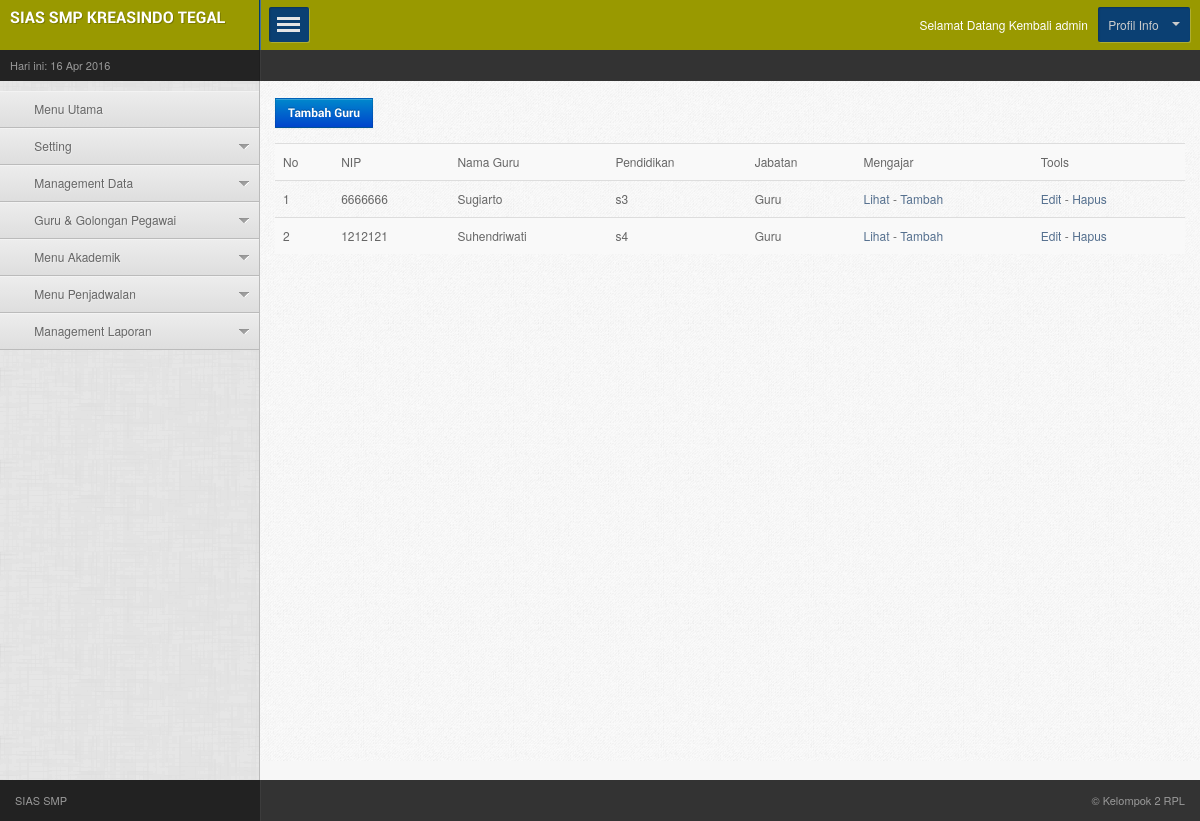
/dashboard.php?cat=guru&page=tampil (signed in), run on the app's committed database.
### tables this page shows
CREATE TABLE IF NOT EXISTS `guru` (
  `id_guru` int(3) NOT NULL AUTO_INCREMENT,
  `nip` char(20) NOT NULL,
  `nama` varchar(30) NOT NULL,
  `kota` varchar(20) NOT NULL,
  `tgl` date NOT NULL,
  `jenken` varchar(15) NOT NULL,
  `agama` varchar(10) NOT NULL,
  `alamat` text NOT NULL,
  `mengajar` date NOT NULL,
  `pendidikan` varchar(20) NOT NULL,
  `golongan` varchar(30) NOT NULL,
  `jabatan` varchar(30) NOT NULL,
  `gambar` varchar(40) NOT NULL,
  `username` varchar(10) NOT NULL,
  `password` varchar(40) NOT NULL,
  `login_hash` varchar(20) NOT NULL,
  PRIMARY KEY (`id_guru`)
);

### pages/guru/tampil.php (the view, shortened to what this page needs)
<span class="">
<h2>
<a href="?cat=guru&page=inputguru" class="btn btn-primary">Tambah Guru</a></h2>
<table width="100%" border="0" cellspacing="0" cellpadding="0" class="table table-striped">
  <tr><h1>
  <td>No </td>
 	<td>NIP </td>
    <td>Nama Guru </td>
    <td>Pendidikan </td>
	<td>Jabatan </td>
	<td>Mengajar </td>
	<td>Tools</td></h1>
  </tr>
  <?php
  $rw=mysql_query("Select * from guru");
  while($s=mysql_fetch_array($rw))
  {
  ?>
  <tr>
   <td><?php echo $c=$c+1;?></td>
    <td><?php echo $s['nip']; ?></td>
    <td><?php echo $s['nama']; ?></td>
	<td><?php echo $s['pendidikan']; ?></td>
	<td><?php echo $s['jabatan']; ?></td>
	<td><a href="?cat=mengajar&page=tampil&id=<?php echo sha1($s['nama']); ?>">Lihat</a> - <a href="?cat=mengaar&page=inputmengajar&del=1&id_guru=<?php echo sha1($s['ni']); ?>">Tambah</a></td>
    <td><a href="?cat=guru&page=editguru&id_guru=<?php echo sha1($s['id_guru']); ?>">Edit</a> - <a href="?cat=guru&page=tampil&del=1&id_guru=<?php echo sha1($s['id_guru']); ?>">Hapus</a></td>
  </tr>
  <?php
  }
  ?>
</table>
</span>

### data on the page
guru: nip "6666666", nama "Sugiarto", pendidikan "s3", jabatan "Guru"
guru: c "2", nip "1212121", nama "Suhendriwati", pendidikan "s4", jabatan "Guru"

### other printed values
$_SESSION['login_user'] "admin"
